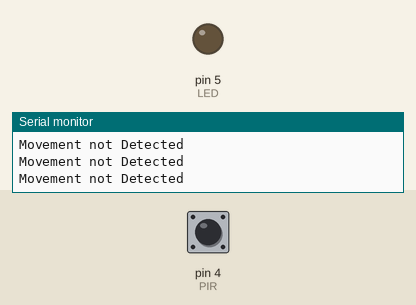
This sketch was run on a simulated Arduino Uno, built with avr-gcc and run on an emulated ATmega328P. Parts: output pins drawn as LEDs (lit = HIGH), the last lines printed to the serial monitor. Dashed ring = blinking. The inputs (shaded band) are chosen by the test bench; at power-on: pin 4 (PIR) LOW.

Above: at 1.2 s.
1.3 s: pin 4 (PIR) driven HIGH
At 1.8 s:
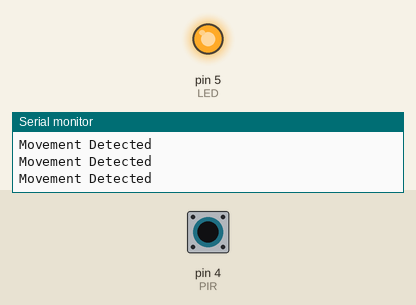
2.8 s: pin 4 (PIR) driven LOW
At 4.2 s:
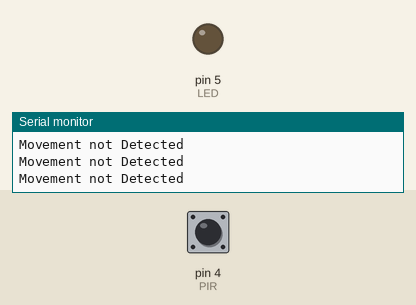
5.8 s: pin 4 (PIR) pulsed HIGH 2 times (0.12 s each, 0.3 s apart)
At 6.16 s:
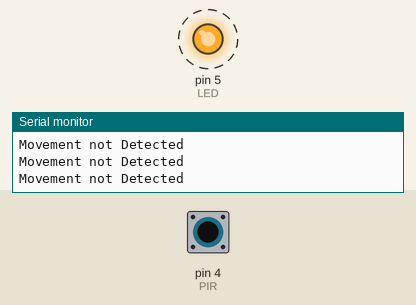
9.4 s: pin 4 (PIR) pulsed HIGH 5 times (0.12 s each, 0.3 s apart)
At 11.4 s:
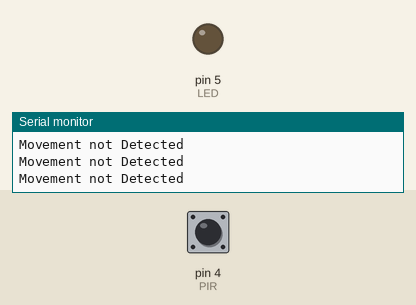
Timing chart, 0 to 12.9 s (numbered marks = the images above; inputs shaded):
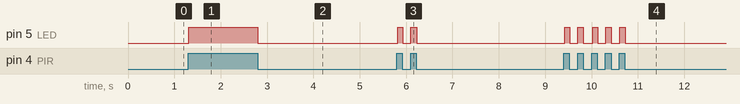

The sketch:

pir_sensor.ino
```cpp
int LED= 5; // Define LED pin
int PIR= 4; // Define PIR pin
int val= 0; // Initializing the value as zero at the beginning

void setup() {


pinMode(LED, OUTPUT);
pinMode(PIR, INPUT);
Serial.begin(9600);
}

void loop() {

val = digitalRead(PIR);
if(val == HIGH){
  digitalWrite(LED, HIGH);

  Serial.println("Movement Detected\n"); // Print this text in Serial Monitor
}
else
{
  digitalWrite(LED, LOW);

  Serial.println("Movement not Detected\n");
}
}
```

Measured:
- after the input at 1.3 s, pin 5 (LED): LOW → HIGH at once
- after the input at 2.8 s, pin 5 (LED): HIGH → LOW at once
- after the input at 5.8 s, pin 5 (LED): alternates HIGH for 0.11 s and LOW for 0.17 s, 4 changes in all, then stays LOW, starting at once
- after the input at 9.4 s, pin 5 (LED): alternates HIGH for 0.12 s and LOW for 0.17 s, 10 changes in all, then stays LOW, starting at once
